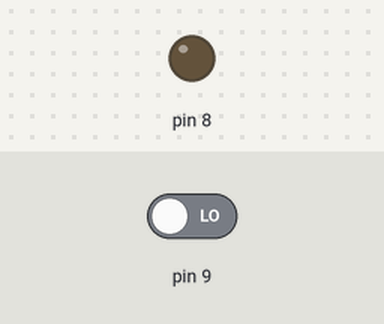
This sketch was run on a simulated Arduino Uno, built with avr-gcc and run on an emulated ATmega328P. Parts: output pins drawn as LEDs (lit = HIGH). The test bench sets the inputs (shaded band); at power-on: pin 9 LOW. What the sketch prints to the serial monitor is not drawn.

Above: at 1.2 s.
1.3 s: pin 9 driven HIGH
At 2.1 s:
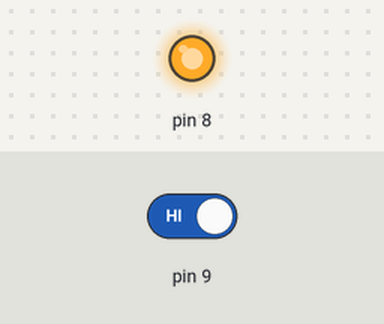
2.8 s: pin 9 driven LOW
At 3.3 s:
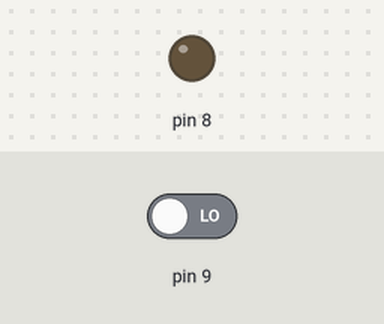
Timing chart, 0 to 5.8 s (numbered marks = the images above; inputs shaded):
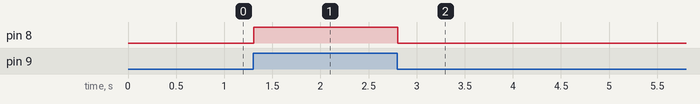

The sketch:

Photosensitive2.ino
```cpp
void setup() {
 pinMode(8, OUTPUT); //LED的引脚8，并为输出引脚
 pinMode(9,INPUT); //光敏电阻的引脚9，并为输入引脚
 Serial.begin(9600); //打开波特率为9600串口
}
void loop(){
 int state = digitalRead(9); //读取光敏电阻数字输入

  Serial.println(state); //串口输出光敏电阻输入数字值
  if(state){ //判断光敏电阻输入数字值是否是否为高
    digitalWrite(8, HIGH); // 灯亮起状态
  }
  else{
    digitalWrite(8, LOW); // 灯关闭状态
  }
}
```

Measured:
- after the input at 1.3 s, pin 8: LOW → HIGH at once
- after the input at 2.8 s, pin 8: HIGH → LOW at once
